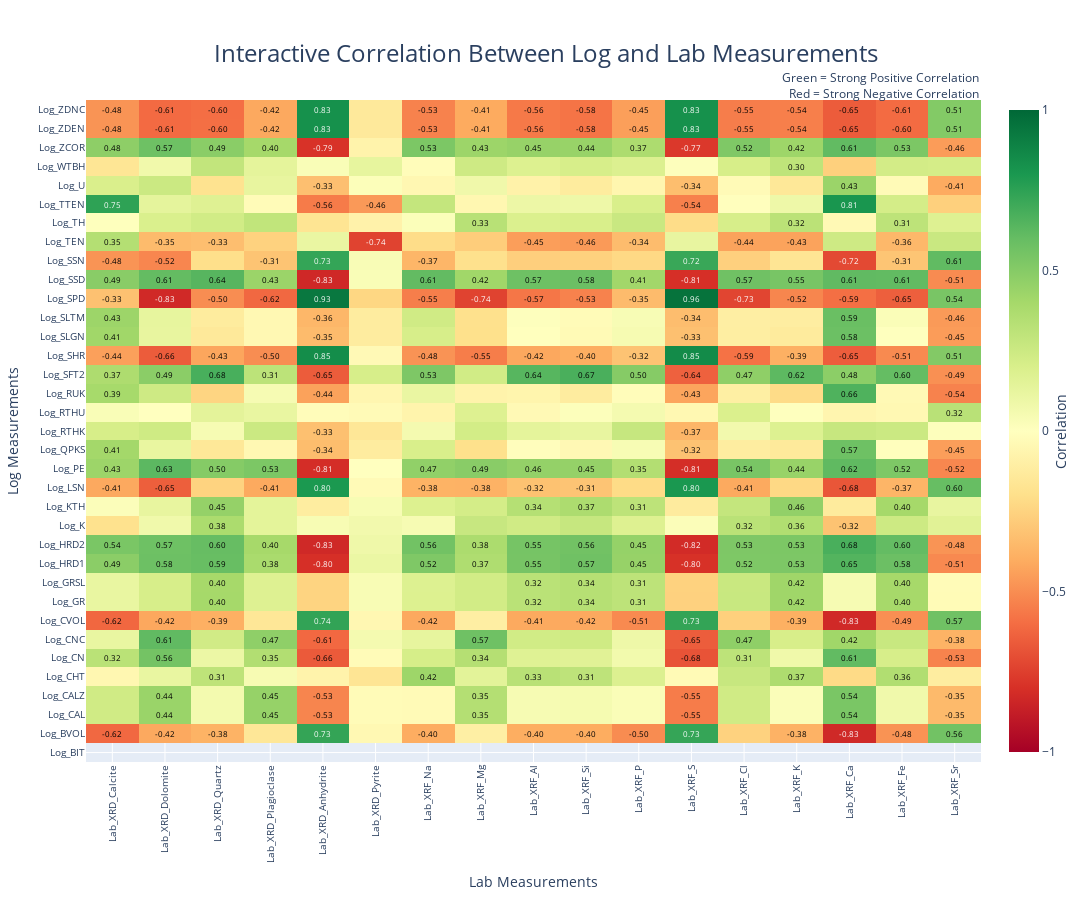

Source (notebook cell):
### Code cell
import plotly.express as px
import plotly.graph_objects as go
import pandas as pd
import numpy as np

# Filter for all lab measurement columns (excluding non-measurement columns)
lab_vars = [col for col in joined.columns if col.startswith('Lab_') and 
           col not in ['Lab_Depth', 'Lab_Sample_ID']]

# Filter for all log measurement columns (excluding non-measurement or auxiliary columns)
log_vars = [col for col in joined.columns if col.startswith('Log_') and 
           col not in ['Log_Depth', 'Log_FRAMENO']]

# Filter out columns where all values are 0
lab_vars = [col for col in lab_vars if not (joined[col] == 0).all()]
log_vars = [col for col in log_vars if not (joined[col] == 0).all()]

# Compute correlation matrix (log variables as rows, lab variables as columns)
corr_matrix = joined[lab_vars + log_vars].corr().loc[log_vars, lab_vars]

# Create color scale mapping - Green for high positive, Red for low/negative
colorscale = [
    [0.0, 'darkred'],
    [0.25, 'red'],
    [0.5, 'lightyellow'],
    [0.75, 'yellowgreen'],
    [1.0, 'darkgreen']
]

# Create the heatmap with FIXED colorbar configuration
fig = go.Figure(data=go.Heatmap(
    z=corr_matrix.values,
    x=corr_matrix.columns,
    y=corr_matrix.index,
    colorscale='RdYlGn',
    zmin=-1, zmax=1,
    hovertemplate='Log: %{y}<br>Lab: %{x}<br>Correlation: %{z:.2f}<extra></extra>',
    colorbar=dict(
        title=dict(
            text="Correlation",
            side="right"
        )
    )
))

# Update layout with improved styling
fig.update_layout(
    title={
        'text': 'Interactive Correlation Between Log and Lab Measurements',
        'font': {'size': 24},
        'y': 0.95,
        'x': 0.5,
        'xanchor': 'center',
        'yanchor': 'top'
    },
    width=1200,
    height=900,
    xaxis={
        'title': 'Lab Measurements',
        'tickangle': -90,
        'side': 'bottom',
        'tickfont': {'size': 10}
    },
    yaxis={
        'title': 'Log Measurements',
        'tickfont': {'size': 10}
    },
    annotations=[
        dict(
            text="Green = Strong Positive Correlation<br>Red = Strong Negative Correlation",
            showarrow=False,
            x=1.0, 
            y=1.05,
            xref="paper",
            yref="paper",
            align="right",
            font=dict(size=12)
        )
    ]
)

# Add annotations showing correlation values (like annot=True in sns.heatmap)
for i in range(len(corr_matrix.index)):
    for j in range(len(corr_matrix.columns)):
        value = corr_matrix.iloc[i, j]
        # Only add text if value is significant enough to reduce clutter
        if abs(value) >= 0.3:  # You can adjust this threshold
            fig.add_annotation(
                x=j,
                y=i,
                text=f"{value:.2f}",
                showarrow=False,
                font=dict(
                    color="black" if abs(value) < 0.7 else "white",
                    size=8
                )
            )

# Save as interactive HTML file
fig.write_html("interactive_correlation_heatmap.html")

# Show the figure
fig.show()

### Figure 1 — Plotly figure (JSON) as saved in the notebook; plotly's stock layout.template omitted (floating-point values rounded to 4 significant figures; data arrays with more than 128 entries replaced by an {"elided": "..."} marker saying what was removed)
{"data": [{"colorbar": {"title": {"side": "right", "text": "Correlation"}}, "colorscale": [[0, "rgb(165,0,38)"], [0.1, "rgb(215,48,39)"], [0.2, "rgb(244,109,67)"], [0.3, "rgb(253,174,97)"], [0.4, "rgb(254,224,139)"], [0.5, "rgb(255,255,191)"], [0.6, "rgb(217,239,139)"], [0.7, "rgb(166,217,106)"], [0.8, "rgb(102,189,99)"], [0.9, "rgb(26,152,80)"], [1, "rgb(0,104,55)"]], "hovertemplate": "Log: %{y}<br>Lab: %{x}<br>Correlation: %{z:.2f}<extra></extra>", "type": "heatmap", "x": ["Lab_XRD_Calcite", "Lab_XRD_Dolomite", "Lab_XRD_Quartz", "Lab_XRD_Plagioclase", "Lab_XRD_Anhydrite", "Lab_XRD_Pyrite", "Lab_XRF_Na", "Lab_XRF_Mg", "Lab_XRF_Al", "Lab_XRF_Si", "Lab_XRF_P", "Lab_XRF_S", "Lab_XRF_Cl", "Lab_XRF_K", "Lab_XRF_Ca", "Lab_XRF_Fe", "Lab_XRF_Sr"], "y": ["Log_BIT", "Log_BVOL", "Log_CAL", "Log_CALZ", "Log_CHT", "Log_CN", "Log_CNC", "Log_CVOL", "Log_GR", "Log_GRSL", "Log_HRD1", "Log_HRD2", "Log_K", "Log_KTH", "Log_LSN", "Log_PE", "Log_QPKS", "Log_RTHK", "Log_RTHU", "Log_RUK", "Log_SFT2", "Log_SHR", "Log_SLGN", "Log_SLTM", "Log_SPD", "Log_SSD", "Log_SSN", "Log_TEN", "Log_TH", "Log_TTEN", "Log_U", "Log_WTBH", "Log_ZCOR", "Log_ZDEN", "Log_ZDNC"], "z": {"elided": "35x17 float values"}, "zmax": 1, "zmin": -1}], "layout": {"annotations": [{"align": "right", "font": {"size": 12}, "showarrow": false, "text": "Green = Strong Positive Correlation<br>Red = Strong Negative Correlation", "x": 1, "xref": "paper", "y": 1.05, "yref": "paper"}, {"font": {"color": "black", "size": 8}, "showarrow": false, "text": "-0.62", "x": 0, "y": 1}, {"font": {"color": "black", "size": 8}, "showarrow": false, "text": "-0.42", "x": 1, "y": 1}, {"font": {"color": "black", "size": 8}, "showarrow": false, "text": "-0.38", "x": 2, "y": 1}, {"font": {"color": "white", "size": 8}, "showarrow": false, "text": "0.73", "x": 4, "y": 1}, {"font": {"color": "black", "size": 8}, "showarrow": false, "text": "-0.40", "x": 6, "y": 1}, {"font": {"color": "black", "size": 8}, "showarrow": false, "text": "-0.40", "x": 8, "y": 1}, {"font": {"color": "black", "size": 8}, "showarrow": false, "text": "-0.40", "x": 9, "y": 1}, {"font": {"color": "black", "size": 8}, "showarrow": false, "text": "-0.50", "x": 10, "y": 1}, {"font": {"color": "white", "size": 8}, "showarrow": false, "text": "0.73", "x": 11, "y": 1}, {"font": {"color": "black", "size": 8}, "showarrow": false, "text": "-0.38", "x": 13, "y": 1}, {"font": {"color": "white", "size": 8}, "showarrow": false, "text": "-0.83", "x": 14, "y": 1}, {"font": {"color": "black", "size": 8}, "showarrow": false, "text": "-0.48", "x": 15, "y": 1}, {"font": {"color": "black", "size": 8}, "showarrow": false, "text": "0.56", "x": 16, "y": 1}, {"font": {"color": "black", "size": 8}, "showarrow": false, "text": "0.44", "x": 1, "y": 2}, {"font": {"color": "black", "size": 8}, "showarrow": false, "text": "0.45", "x": 3, "y": 2}, {"font": {"color": "black", "size": 8}, "showarrow": false, "text": "-0.53", "x": 4, "y": 2}, {"font": {"color": "black", "size": 8}, "showarrow": false, "text": "0.35", "x": 7, "y": 2}, {"font": {"color": "black", "size": 8}, "showarrow": false, "text": "-0.55", "x": 11, "y": 2}, {"font": {"color": "black", "size": 8}, "showarrow": false, "text": "0.54", "x": 14, "y": 2}, {"font": {"color": "black", "size": 8}, "showarrow": false, "text": "-0.35", "x": 16, "y": 2}, {"font": {"color": "black", "size": 8}, "showarrow": false, "text": "0.44", "x": 1, "y": 3}, {"font": {"color": "black", "size": 8}, "showarrow": false, "text": "0.45", "x": 3, "y": 3}, {"font": {"color": "black", "size": 8}, "showarrow": false, "text": "-0.53", "x": 4, "y": 3}, {"font": {"color": "black", "size": 8}, "showarrow": false, "text": "0.35", "x": 7, "y": 3}, {"font": {"color": "black", "size": 8}, "showarrow": false, "text": "-0.55", "x": 11, "y": 3}, {"font": {"color": "black", "size": 8}, "showarrow": false, "text": "0.54", "x": 14, "y": 3}, {"font": {"color": "black", "size": 8}, "showarrow": false, "text": "-0.35", "x": 16, "y": 3}, {"font": {"color": "black", "size": 8}, "showarrow": false, "text": "0.31", "x": 2, "y": 4}, {"font": {"color": "black", "size": 8}, "showarrow": false, "text": "0.42", "x": 6, "y": 4}, {"font": {"color": "black", "size": 8}, "showarrow": false, "text": "0.33", "x": 8, "y": 4}, {"font": {"color": "black", "size": 8}, "showarrow": false, "text": "0.31", "x": 9, "y": 4}, {"font": {"color": "black", "size": 8}, "showarrow": false, "text": "0.37", "x": 13, "y": 4}, {"font": {"color": "black", "size": 8}, "showarrow": false, "text": "0.36", "x": 15, "y": 4}, {"font": {"color": "black", "size": 8}, "showarrow": false, "text": "0.32", "x": 0, "y": 5}, {"font": {"color": "black", "size": 8}, "showarrow": false, "text": "0.56", "x": 1, "y": 5}, {"font": {"color": "black", "size": 8}, "showarrow": false, "text": "0.35", "x": 3, "y": 5}, {"font": {"color": "black", "size": 8}, "showarrow": false, "text": "-0.66", "x": 4, "y": 5}, {"font": {"color": "black", "size": 8}, "showarrow": false, "text": "0.34", "x": 7, "y": 5}, {"font": {"color": "black", "size": 8}, "showarrow": false, "text": "-0.68", "x": 11, "y": 5}, {"font": {"color": "black", "size": 8}, "showarrow": false, "text": "0.31", "x": 12, "y": 5}, {"font": {"color": "black", "size": 8}, "showarrow": false, "text": "0.61", "x": 14, "y": 5}, {"font": {"color": "black", "size": 8}, "showarrow": false, "text": "-0.53", "x": 16, "y": 5}, {"font": {"color": "black", "size": 8}, "showarrow": false, "text": "0.61", "x": 1, "y": 6}, {"font": {"color": "black", "size": 8}, "showarrow": false, "text": "0.47", "x": 3, "y": 6}, {"font": {"color": "black", "size": 8}, "showarrow": false, "text": "-0.61", "x": 4, "y": 6}, {"font": {"color": "black", "size": 8}, "showarrow": false, "text": "0.57", "x": 7, "y": 6}, {"font": {"color": "black", "size": 8}, "showarrow": false, "text": "-0.65", "x": 11, "y": 6}, {"font": {"color": "black", "size": 8}, "showarrow": false, "text": "0.47", "x": 12, "y": 6}, {"font": {"color": "black", "size": 8}, "showarrow": false, "text": "0.42", "x": 14, "y": 6}, {"font": {"color": "black", "size": 8}, "showarrow": false, "text": "-0.38", "x": 16, "y": 6}, {"font": {"color": "black", "size": 8}, "showarrow": false, "text": "-0.62", "x": 0, "y": 7}, {"font": {"color": "black", "size": 8}, "showarrow": false, "text": "-0.42", "x": 1, "y": 7}, {"font": {"color": "black", "size": 8}, "showarrow": false, "text": "-0.39", "x": 2, "y": 7}, {"font": {"color": "white", "size": 8}, "showarrow": false, "text": "0.74", "x": 4, "y": 7}, {"font": {"color": "black", "size": 8}, "showarrow": false, "text": "-0.42", "x": 6, "y": 7}, {"font": {"color": "black", "size": 8}, "showarrow": false, "text": "-0.41", "x": 8, "y": 7}, {"font": {"color": "black", "size": 8}, "showarrow": false, "text": "-0.42", "x": 9, "y": 7}, {"font": {"color": "black", "size": 8}, "showarrow": false, "text": "-0.51", "x": 10, "y": 7}, {"font": {"color": "white", "size": 8}, "showarrow": false, "text": "0.73", "x": 11, "y": 7}, {"font": {"color": "black", "size": 8}, "showarrow": false, "text": "-0.39", "x": 13, "y": 7}, {"font": {"color": "white", "size": 8}, "showarrow": false, "text": "-0.83", "x": 14, "y": 7}, {"font": {"color": "black", "size": 8}, "showarrow": false, "text": "-0.49", "x": 15, "y": 7}, {"font": {"color": "black", "size": 8}, "showarrow": false, "text": "0.57", "x": 16, "y": 7}, {"font": {"color": "black", "size": 8}, "showarrow": false, "text": "0.40", "x": 2, "y": 8}, {"font": {"color": "black", "size": 8}, "showarrow": false, "text": "0.32", "x": 8, "y": 8}, {"font": {"color": "black", "size": 8}, "showarrow": false, "text": "0.34", "x": 9, "y": 8}, {"font": {"color": "black", "size": 8}, "showarrow": false, "text": "0.31", "x": 10, "y": 8}, {"font": {"color": "black", "size": 8}, "showarrow": false, "text": "0.42", "x": 13, "y": 8}, {"font": {"color": "black", "size": 8}, "showarrow": false, "text": "0.40", "x": 15, "y": 8}, {"font": {"color": "black", "size": 8}, "showarrow": false, "text": "0.40", "x": 2, "y": 9}, {"font": {"color": "black", "size": 8}, "showarrow": false, "text": "0.32", "x": 8, "y": 9}, {"font": {"color": "black", "size": 8}, "showarrow": false, "text": "0.34", "x": 9, "y": 9}, {"font": {"color": "black", "size": 8}, "showarrow": false, "text": "0.31", "x": 10, "y": 9}, {"font": {"color": "black", "size": 8}, "showarrow": false, "text": "0.42", "x": 13, "y": 9}, {"font": {"color": "black", "size": 8}, "showarrow": false, "text": "0.40", "x": 15, "y": 9}, {"font": {"color": "black", "size": 8}, "showarrow": false, "text": "0.49", "x": 0, "y": 10}, {"font": {"color": "black", "size": 8}, "showarrow": false, "text": "0.58", "x": 1, "y": 10}, {"font": {"color": "black", "size": 8}, "showarrow": false, "text": "0.59", "x": 2, "y": 10}, {"font": {"color": "black", "size": 8}, "showarrow": false, "text": "0.38", "x": 3, "y": 10}, {"font": {"color": "white", "size": 8}, "showarrow": false, "text": "-0.80", "x": 4, "y": 10}, {"font": {"color": "black", "size": 8}, "showarrow": false, "text": "0.52", "x": 6, "y": 10}, {"font": {"color": "black", "size": 8}, "showarrow": false, "text": "0.37", "x": 7, "y": 10}, {"font": {"color": "black", "size": 8}, "showarrow": false, "text": "0.55", "x": 8, "y": 10}, {"font": {"color": "black", "size": 8}, "showarrow": false, "text": "0.57", "x": 9, "y": 10}, {"font": {"color": "black", "size": 8}, "showarrow": false, "text": "0.45", "x": 10, "y": 10}, {"font": {"color": "white", "size": 8}, "showarrow": false, "text": "-0.80", "x": 11, "y": 10}, {"font": {"color": "black", "size": 8}, "showarrow": false, "text": "0.52", "x": 12, "y": 10}, {"font": {"color": "black", "size": 8}, "showarrow": false, "text": "0.53", "x": 13, "y": 10}, {"font": {"color": "black", "size": 8}, "showarrow": false, "text": "0.65", "x": 14, "y": 10}, {"font": {"color": "black", "size": 8}, "showarrow": false, "text": "0.58", "x": 15, "y": 10}, {"font": {"color": "black", "size": 8}, "showarrow": false, "text": "-0.51", "x": 16, "y": 10}, {"font": {"color": "black", "size": 8}, "showarrow": false, "text": "0.54", "x": 0, "y": 11}, {"font": {"color": "black", "size": 8}, "showarrow": false, "text": "0.57", "x": 1, "y": 11}, {"font": {"color": "black", "size": 8}, "showarrow": false, "text": "0.60", "x": 2, "y": 11}, {"font": {"color": "black", "size": 8}, "showarrow": false, "text": "0.40", "x": 3, "y": 11}, {"font": {"color": "white", "size": 8}, "showarrow": false, "text": "-0.83", "x": 4, "y": 11}, {"font": {"color": "black", "size": 8}, "showarrow": false, "text": "0.56", "x": 6, "y": 11}, {"font": {"color": "black", "size": 8}, "showarrow": false, "text": "0.38", "x": 7, "y": 11}, {"font": {"color": "black", "size": 8}, "showarrow": false, "text": "0.55", "x": 8, "y": 11}, {"font": {"color": "black", "size": 8}, "showarrow": false, "text": "0.56", "x": 9, "y": 11}, {"font": {"color": "black", "size": 8}, "showarrow": false, "text": "0.45", "x": 10, "y": 11}, {"font": {"color": "white", "size": 8}, "showarrow": false, "text": "-0.82", "x": 11, "y": 11}, {"font": {"color": "black", "size": 8}, "showarrow": false, "text": "0.53", "x": 12, "y": 11}, {"font": {"color": "black", "size": 8}, "showarrow": false, "text": "0.53", "x": 13, "y": 11}, {"font": {"color": "black", "size": 8}, "showarrow": false, "text": "0.68", "x": 14, "y": 11}, {"font": {"color": "black", "size": 8}, "showarrow": false, "text": "0.60", "x": 15, "y": 11}, {"font": {"color": "black", "size": 8}, "showarrow": false, "text": "-0.48", "x": 16, "y": 11}, {"font": {"color": "black", "size": 8}, "showarrow": false, "text": "0.38", "x": 2, "y": 12}, {"font": {"color": "black", "size": 8}, "showarrow": false, "text": "0.32", "x": 12, "y": 12}, {"font": {"color": "black", "size": 8}, "showarrow": false, "text": "0.36", "x": 13, "y": 12}, {"font": {"color": "black", "size": 8}, "showarrow": false, "text": "-0.32", "x": 14, "y": 12}, {"font": {"color": "black", "size": 8}, "showarrow": false, "text": "0.45", "x": 2, "y": 13}, {"font": {"color": "black", "size": 8}, "showarrow": false, "text": "0.34", "x": 8, "y": 13}, {"font": {"color": "black", "size": 8}, "showarrow": false, "text": "0.37", "x": 9, "y": 13}, {"font": {"color": "black", "size": 8}, "showarrow": false, "text": "0.31", "x": 10, "y": 13}, {"font": {"color": "black", "size": 8}, "showarrow": false, "text": "0.46", "x": 13, "y": 13}, {"font": {"color": "black", "size": 8}, "showarrow": false, "text": "0.40", "x": 15, "y": 13}, {"font": {"color": "black", "size": 8}, "showarrow": false, "text": "-0.41", "x": 0, "y": 14}, {"font": {"color": "black", "size": 8}, "showarrow": false, "text": "-0.65", "x": 1, "y": 14}, {"font": {"color": "black", "size": 8}, "showarrow": false, "text": "-0.41", "x": 3, "y": 14}, {"font": {"color": "white", "size": 8}, "showarrow": false, "text": "0.80", "x": 4, "y": 14}, {"font": {"color": "black", "size": 8}, "showarrow": false, "text": "-0.38", "x": 6, "y": 14}, {"font": {"color": "black", "size": 8}, "showarrow": false, "text": "-0.38", "x": 7, "y": 14}, {"font": {"color": "black", "size": 8}, "showarrow": false, "text": "-0.32", "x": 8, "y": 14}, {"font": {"color": "black", "size": 8}, "showarrow": false, "text": "-0.31", "x": 9, "y": 14}, {"font": {"color": "white", "size": 8}, "showarrow": false, "text": "0.80", "x": 11, "y": 14}, {"font": {"color": "black", "size": 8}, "showarrow": false, "text": "-0.41", "x": 12, "y": 14}, {"font": {"color": "black", "size": 8}, "showarrow": false, "text": "-0.68", "x": 14, "y": 14}, {"font": {"color": "black", "size": 8}, "showarrow": false, "text": "-0.37", "x": 15, "y": 14}, {"font": {"color": "black", "size": 8}, "showarrow": false, "text": "0.60", "x": 16, "y": 14}, {"font": {"color": "black", "size": 8}, "showarrow": false, "text": "0.43", "x": 0, "y": 15}, {"font": {"color": "black", "size": 8}, "showarrow": false, "text": "0.63", "x": 1, "y": 15}, {"font": {"color": "black", "size": 8}, "showarrow": false, "text": "0.50", "x": 2, "y": 15}, {"font": {"color": "black", "size": 8}, "showarrow": false, "text": "0.53", "x": 3, "y": 15}, {"font": {"color": "white", "size": 8}, "showarrow": false, "text": "-0.81", "x": 4, "y": 15}, {"font": {"color": "black", "size": 8}, "showarrow": false, "text": "0.47", "x": 6, "y": 15}, {"font": {"color": "black", "size": 8}, "showarrow": false, "text": "0.49", "x": 7, "y": 15}, {"font": {"color": "black", "size": 8}, "showarrow": false, "text": "0.46", "x": 8, "y": 15}, {"font": {"color": "black", "size": 8}, "showarrow": false, "text": "0.45", "x": 9, "y": 15}, {"font": {"color": "black", "size": 8}, "showarrow": false, "text": "0.35", "x": 10, "y": 15}, {"font": {"color": "white", "size": 8}, "showarrow": false, "text": "-0.81", "x": 11, "y": 15}, {"font": {"color": "black", "size": 8}, "showarrow": false, "text": "0.54", "x": 12, "y": 15}, {"font": {"color": "black", "size": 8}, "showarrow": false, "text": "0.44", "x": 13, "y": 15}, {"font": {"color": "black", "size": 8}, "showarrow": false, "text": "0.62", "x": 14, "y": 15}, {"font": {"color": "black", "size": 8}, "showarrow": false, "text": "0.52", "x": 15, "y": 15}, {"font": {"color": "black", "size": 8}, "showarrow": false, "text": "-0.52", "x": 16, "y": 15}, {"font": {"color": "black", "size": 8}, "showarrow": false, "text": "0.41", "x": 0, "y": 16}, {"font": {"color": "black", "size": 8}, "showarrow": false, "text": "-0.34", "x": 4, "y": 16}, {"font": {"color": "black", "size": 8}, "showarrow": false, "text": "-0.32", "x": 11, "y": 16}, {"font": {"color": "black", "size": 8}, "showarrow": false, "text": "0.57", "x": 14, "y": 16}, {"font": {"color": "black", "size": 8}, "showarrow": false, "text": "-0.45", "x": 16, "y": 16}, {"font": {"color": "black", "size": 8}, "showarrow": false, "text": "-0.33", "x": 4, "y": 17}, {"font": {"color": "black", "size": 8}, "showarrow": false, "text": "-0.37", "x": 11, "y": 17}, {"font": {"color": "black", "size": 8}, "showarrow": false, "text": "0.32", "x": 16, "y": 18}, {"font": {"color": "black", "size": 8}, "showarrow": false, "text": "0.39", "x": 0, "y": 19}, {"font": {"color": "black", "size": 8}, "showarrow": false, "text": "-0.44", "x": 4, "y": 19}, {"font": {"color": "black", "size": 8}, "showarrow": false, "text": "-0.43", "x": 11, "y": 19}, {"font": {"color": "black", "size": 8}, "showarrow": false, "text": "0.66", "x": 14, "y": 19}, {"font": {"color": "black", "size": 8}, "showarrow": false, "text": "-0.54", "x": 16, "y": 19}, {"font": {"color": "black", "size": 8}, "showarrow": false, "text": "0.37", "x": 0, "y": 20}, {"font": {"color": "black", "size": 8}, "showarrow": false, "text": "0.49", "x": 1, "y": 20}, {"font": {"color": "black", "size": 8}, "showarrow": false, "text": "0.68", "x": 2, "y": 20}, {"font": {"color": "black", "size": 8}, "showarrow": false, "text": "0.31", "x": 3, "y": 20}, {"font": {"color": "black", "size": 8}, "showarrow": false, "text": "-0.65", "x": 4, "y": 20}, {"font": {"color": "black", "size": 8}, "showarrow": false, "text": "0.53", "x": 6, "y": 20}, {"font": {"color": "black", "size": 8}, "showarrow": false, "text": "0.64", "x": 8, "y": 20}, {"font": {"color": "black", "size": 8}, "showarrow": false, "text": "0.67", "x": 9, "y": 20}, {"font": {"color": "black", "size": 8}, "showarrow": false, "text": "0.50", "x": 10, "y": 20}, {"font": {"color": "black", "size": 8}, "showarrow": false, "text": "-0.64", "x": 11, "y": 20}, {"font": {"color": "black", "size": 8}, "showarrow": false, "text": "0.47", "x": 12, "y": 20}, {"font": {"color": "black", "size": 8}, "showarrow": false, "text": "0.62", "x": 13, "y": 20}, {"font": {"color": "black", "size": 8}, "showarrow": false, "text": "0.48", "x": 14, "y": 20}, {"font": {"color": "black", "size": 8}, "showarrow": false, "text": "0.60", "x": 15, "y": 20}, {"font": {"color": "black", "size": 8}, "showarrow": false, "text": "-0.49", "x": 16, "y": 20}, {"font": {"color": "black", "size": 8}, "showarrow": false, "text": "-0.44", "x": 0, "y": 21}, {"font": {"color": "black", "size": 8}, "showarrow": false, "text": "-0.66", "x": 1, "y": 21}, {"font": {"color": "black", "size": 8}, "showarrow": false, "text": "-0.43", "x": 2, "y": 21}, {"font": {"color": "black", "size": 8}, "showarrow": false, "text": "-0.50", "x": 3, "y": 21}, {"font": {"color": "white", "size": 8}, "showarrow": false, "text": "0.85", "x": 4, "y": 21}, {"font": {"color": "black", "size": 8}, "showarrow": false, "text": "-0.48", "x": 6, "y": 21}, {"font": {"color": "black", "size": 8}, "showarrow": false, "text": "-0.55", "x": 7, "y": 21}, {"font": {"color": "black", "size": 8}, "showarrow": false, "text": "-0.42", "x": 8, "y": 21}, {"font": {"color": "black", "size": 8}, "showarrow": false, "text": "-0.40", "x": 9, "y": 21}, {"font": {"color": "black", "size": 8}, "showarrow": false, "text": "-0.32", "x": 10, "y": 21}, {"font": {"color": "white", "size": 8}, "showarrow": false, "text": "0.85", "x": 11, "y": 21}, {"font": {"color": "black", "size": 8}, "showarrow": false, "text": "-0.59", "x": 12, "y": 21}, {"font": {"color": "black", "size": 8}, "showarrow": false, "text": "-0.39", "x": 13, "y": 21}, {"font": {"color": "black", "size": 8}, "showarrow": false, "text": "-0.65", "x": 14, "y": 21}, {"font": {"color": "black", "size": 8}, "showarrow": false, "text": "-0.51", "x": 15, "y": 21}, {"font": {"color": "black", "size": 8}, "showarrow": false, "text": "0.51", "x": 16, "y": 21}, {"font": {"color": "black", "size": 8}, "showarrow": false, "text": "0.41", "x": 0, "y": 22}, {"font": {"color": "black", "size": 8}, "showarrow": false, "text": "-0.35", "x": 4, "y": 22}, {"font": {"color": "black", "size": 8}, "showarrow": false, "text": "-0.33", "x": 11, "y": 22}, {"font": {"color": "black", "size": 8}, "showarrow": false, "text": "0.58", "x": 14, "y": 22}, {"font": {"color": "black", "size": 8}, "showarrow": false, "text": "-0.45", "x": 16, "y": 22}, {"font": {"color": "black", "size": 8}, "showarrow": false, "text": "0.43", "x": 0, "y": 23}, {"font": {"color": "black", "size": 8}, "showarrow": false, "text": "-0.36", "x": 4, "y": 23}, {"font": {"color": "black", "size": 8}, "showarrow": false, "text": "-0.34", "x": 11, "y": 23}, {"font": {"color": "black", "size": 8}, "showarrow": false, "text": "0.59", "x": 14, "y": 23}, {"font": {"color": "black", "size": 8}, "showarrow": false, "text": "-0.46", "x": 16, "y": 23}, {"font": {"color": "black", "size": 8}, "showarrow": false, "text": "-0.33", "x": 0, "y": 24}, {"font": {"color": "white", "size": 8}, "showarrow": false, "text": "-0.83", "x": 1, "y": 24}, {"font": {"color": "black", "size": 8}, "showarrow": false, "text": "-0.50", "x": 2, "y": 24}, {"font": {"color": "black", "size": 8}, "showarrow": false, "text": "-0.62", "x": 3, "y": 24}, {"font": {"color": "white", "size": 8}, "showarrow": false, "text": "0.93", "x": 4, "y": 24}, {"font": {"color": "black", "size": 8}, "showarrow": false, "text": "-0.55", "x": 6, "y": 24}, {"font": {"color": "white", "size": 8}, "showarrow": false, "text": "-0.74", "x": 7, "y": 24}, {"font": {"color": "black", "size": 8}, "showarrow": false, "text": "-0.57", "x": 8, "y": 24}, {"font": {"color": "black", "size": 8}, "showarrow": false, "text": "-0.53", "x": 9, "y": 24}, {"font": {"color": "black", "size": 8}, "showarrow": false, "text": "-0.35", "x": 10, "y": 24}, {"font": {"color": "white", "size": 8}, "showarrow": false, "text": "0.96", "x": 11, "y": 24}, {"font": {"color": "white", "size": 8}, "showarrow": false, "text": "-0.73", "x": 12, "y": 24}, {"font": {"color": "black", "size": 8}, "showarrow": false, "text": "-0.52", "x": 13, "y": 24}, {"font": {"color": "black", "size": 8}, "showarrow": false, "text": "-0.59", "x": 14, "y": 24}, {"font": {"color": "black", "size": 8}, "showarrow": false, "text": "-0.65", "x": 15, "y": 24}, {"font": {"color": "black", "size": 8}, "showarrow": false, "text": "0.54", "x": 16, "y": 24}, {"font": {"color": "black", "size": 8}, "showarrow": false, "text": "0.49", "x": 0, "y": 25}, {"font": {"color": "black", "size": 8}, "showarrow": false, "text": "0.61", "x": 1, "y": 25}, {"font": {"color": "black", "size": 8}, "showarrow": false, "text": "0.64", "x": 2, "y": 25}, {"font": {"color": "black", "size": 8}, "showarrow": false, "text": "0.43", "x": 3, "y": 25}, {"font": {"color": "white", "size": 8}, "showarrow": false, "text": "-0.83", "x": 4, "y": 25}, {"font": {"color": "black", "size": 8}, "showarrow": false, "text": "0.61", "x": 6, "y": 25}, {"font": {"color": "black", "size": 8}, "showarrow": false, "text": "0.42", "x": 7, "y": 25}, {"font": {"color": "black", "size": 8}, "showarrow": false, "text": "0.57", "x": 8, "y": 25}, {"font": {"color": "black", "size": 8}, "showarrow": false, "text": "0.58", "x": 9, "y": 25}, {"font": {"color": "black", "size": 8}, "showarrow": false, "text": "0.41", "x": 10, "y": 25}, {"font": {"color": "white", "size": 8}, "showarrow": false, "text": "-0.81", "x": 11, "y": 25}, {"font": {"color": "black", "size": 8}, "showarrow": false, "text": "0.57", "x": 12, "y": 25}, {"font": {"color": "black", "size": 8}, "showarrow": false, "text": "0.55", "x": 13, "y": 25}, {"font": {"color": "black", "size": 8}, "showarrow": false, "text": "0.61", "x": 14, "y": 25}, {"font": {"color": "black", "size": 8}, "showarrow": false, "text": "0.61", "x": 15, "y": 25}, {"font": {"color": "black", "size": 8}, "showarrow": false, "text": "-0.51", "x": 16, "y": 25}, {"font": {"color": "black", "size": 8}, "showarrow": false, "text": "-0.48", "x": 0, "y": 26}, {"font": {"color": "black", "size": 8}, "showarrow": false, "text": "-0.52", "x": 1, "y": 26}, {"font": {"color": "black", "size": 8}, "showarrow": false, "text": "-0.31", "x": 3, "y": 26}, {"font": {"color": "white", "size": 8}, "showarrow": false, "text": "0.73", "x": 4, "y": 26}, {"font": {"color": "black", "size": 8}, "showarrow": false, "text": "-0.37", "x": 6, "y": 26}, {"font": {"color": "white", "size": 8}, "showarrow": false, "text": "0.72", "x": 11, "y": 26}, {"font": {"color": "white", "size": 8}, "showarrow": false, "text": "-0.72", "x": 14, "y": 26}, {"font": {"color": "black", "size": 8}, "showarrow": false, "text": "-0.31", "x": 15, "y": 26}, {"font": {"color": "black", "size": 8}, "showarrow": false, "text": "0.61", "x": 16, "y": 26}, {"font": {"color": "black", "size": 8}, "showarrow": false, "text": "0.35", "x": 0, "y": 27}, {"font": {"color": "black", "size": 8}, "showarrow": false, "text": "-0.35", "x": 1, "y": 27}, {"font": {"color": "black", "size": 8}, "showarrow": false, "text": "-0.33", "x": 2, "y": 27}, {"font": {"color": "white", "size": 8}, "showarrow": false, "text": "-0.74", "x": 5, "y": 27}, {"font": {"color": "black", "size": 8}, "showarrow": false, "text": "-0.45", "x": 8, "y": 27}, {"font": {"color": "black", "size": 8}, "showarrow": false, "text": "-0.46", "x": 9, "y": 27}, {"font": {"color": "black", "size": 8}, "showarrow": false, "text": "-0.34", "x": 10, "y": 27}, {"font": {"color": "black", "size": 8}, "showarrow": false, "text": "-0.44", "x": 12, "y": 27}, {"font": {"color": "black", "size": 8}, "showarrow": false, "text": "-0.43", "x": 13, "y": 27}, {"font": {"color": "black", "size": 8}, "showarrow": false, "text": "-0.36", "x": 15, "y": 27}, {"font": {"color": "black", "size": 8}, "showarrow": false, "text": "0.33", "x": 7, "y": 28}, {"font": {"color": "black", "size": 8}, "showarrow": false, "text": "0.32", "x": 13, "y": 28}, {"font": {"color": "black", "size": 8}, "showarrow": false, "text": "0.31", "x": 15, "y": 28}, {"font": {"color": "white", "size": 8}, "showarrow": false, "text": "0.75", "x": 0, "y": 29}, {"font": {"color": "black", "size": 8}, "showarrow": false, "text": "-0.56", "x": 4, "y": 29}, {"font": {"color": "black", "size": 8}, "showarrow": false, "text": "-0.46", "x": 5, "y": 29}, {"font": {"color": "black", "size": 8}, "showarrow": false, "text": "-0.54", "x": 11, "y": 29}, {"font": {"color": "white", "size": 8}, "showarrow": false, "text": "0.81", "x": 14, "y": 29}, {"font": {"color": "black", "size": 8}, "showarrow": false, "text": "-0.33", "x": 4, "y": 30}, {"font": {"color": "black", "size": 8}, "showarrow": false, "text": "-0.34", "x": 11, "y": 30}, {"font": {"color": "black", "size": 8}, "showarrow": false, "text": "0.43", "x": 14, "y": 30}, {"font": {"color": "black", "size": 8}, "showarrow": false, "text": "-0.41", "x": 16, "y": 30}, {"font": {"color": "black", "size": 8}, "showarrow": false, "text": "0.30", "x": 13, "y": 31}, {"font": {"color": "black", "size": 8}, "showarrow": false, "text": "0.48", "x": 0, "y": 32}, {"font": {"color": "black", "size": 8}, "showarrow": false, "text": "0.57", "x": 1, "y": 32}, {"font": {"color": "black", "size": 8}, "showarrow": false, "text": "0.49", "x": 2, "y": 32}, {"font": {"color": "black", "size": 8}, "showarrow": false, "text": "0.40", "x": 3, "y": 32}, {"font": {"color": "white", "size": 8}, "showarrow": false, "text": "-0.79", "x": 4, "y": 32}, {"font": {"color": "black", "size": 8}, "showarrow": false, "text": "0.53", "x": 6, "y": 32}, {"font": {"color": "black", "size": 8}, "showarrow": false, "text": "0.43", "x": 7, "y": 32}, {"font": {"color": "black", "size": 8}, "showarrow": false, "text": "0.45", "x": 8, "y": 32}, {"font": {"color": "black", "size": 8}, "showarrow": false, "text": "0.44", "x": 9, "y": 32}, {"font": {"color": "black", "size": 8}, "showarrow": false, "text": "0.37", "x": 10, "y": 32}, {"font": {"color": "white", "size": 8}, "showarrow": false, "text": "-0.77", "x": 11, "y": 32}, {"font": {"color": "black", "size": 8}, "showarrow": false, "text": "0.52", "x": 12, "y": 32}, {"font": {"color": "black", "size": 8}, "showarrow": false, "text": "0.42", "x": 13, "y": 32}, {"font": {"color": "black", "size": 8}, "showarrow": false, "text": "0.61", "x": 14, "y": 32}, {"font": {"color": "black", "size": 8}, "showarrow": false, "text": "0.53", "x": 15, "y": 32}, {"font": {"color": "black", "size": 8}, "showarrow": false, "text": "-0.46", "x": 16, "y": 32}, {"font": {"color": "black", "size": 8}, "showarrow": false, "text": "-0.48", "x": 0, "y": 33}, {"font": {"color": "black", "size": 8}, "showarrow": false, "text": "-0.61", "x": 1, "y": 33}, {"font": {"color": "black", "size": 8}, "showarrow": false, "text": "-0.60", "x": 2, "y": 33}, {"font": {"color": "black", "size": 8}, "showarrow": false, "text": "-0.42", "x": 3, "y": 33}, {"font": {"color": "white", "size": 8}, "showarrow": false, "text": "0.83", "x": 4, "y": 33}, {"font": {"color": "black", "size": 8}, "showarrow": false, "text": "-0.53", "x": 6, "y": 33}, {"font": {"color": "black", "size": 8}, "showarrow": false, "text": "-0.41", "x": 7, "y": 33}, {"font": {"color": "black", "size": 8}, "showarrow": false, "text": "-0.56", "x": 8, "y": 33}, {"font": {"color": "black", "size": 8}, "showarrow": false, "text": "-0.58", "x": 9, "y": 33}, {"font": {"color": "black", "size": 8}, "showarrow": false, "text": "-0.45", "x": 10, "y": 33}, {"font": {"color": "white", "size": 8}, "showarrow": false, "text": "0.83", "x": 11, "y": 33}, {"font": {"color": "black", "size": 8}, "showarrow": false, "text": "-0.55", "x": 12, "y": 33}, {"font": {"color": "black", "size": 8}, "showarrow": false, "text": "-0.54", "x": 13, "y": 33}, {"font": {"color": "black", "size": 8}, "showarrow": false, "text": "-0.65", "x": 14, "y": 33}, {"font": {"color": "black", "size": 8}, "showarrow": false, "text": "-0.60", "x": 15, "y": 33}, {"font": {"color": "black", "size": 8}, "showarrow": false, "text": "0.51", "x": 16, "y": 33}, {"font": {"color": "black", "size": 8}, "showarrow": false, "text": "-0.48", "x": 0, "y": 34}, {"font": {"color": "black", "size": 8}, "showarrow": false, "text": "-0.61", "x": 1, "y": 34}, {"font": {"color": "black", "size": 8}, "showarrow": false, "text": "-0.60", "x": 2, "y": 34}, {"font": {"color": "black", "size": 8}, "showarrow": false, "text": "-0.42", "x": 3, "y": 34}, {"font": {"color": "white", "size": 8}, "showarrow": false, "text": "0.83", "x": 4, "y": 34}, {"font": {"color": "black", "size": 8}, "showarrow": false, "text": "-0.53", "x": 6, "y": 34}, {"font": {"color": "black", "size": 8}, "showarrow": false, "text": "-0.41", "x": 7, "y": 34}, {"font": {"color": "black", "size": 8}, "showarrow": false, "text": "-0.56", "x": 8, "y": 34}, {"font": {"color": "black", "size": 8}, "showarrow": false, "text": "-0.58", "x": 9, "y": 34}, {"font": {"color": "black", "size": 8}, "showarrow": false, "text": "-0.45", "x": 10, "y": 34}, {"font": {"color": "white", "size": 8}, "showarrow": false, "text": "0.83", "x": 11, "y": 34}, {"font": {"color": "black", "size": 8}, "showarrow": false, "text": "-0.55", "x": 12, "y": 34}, {"font": {"color": "black", "size": 8}, "showarrow": false, "text": "-0.54", "x": 13, "y": 34}, {"font": {"color": "black", "size": 8}, "showarrow": false, "text": "-0.65", "x": 14, "y": 34}, {"font": {"color": "black", "size": 8}, "showarrow": false, "text": "-0.61", "x": 15, "y": 34}, {"font": {"color": "black", "size": 8}, "showarrow": false, "text": "0.51", "x": 16, "y": 34}], "height": 900, "title": {"font": {"size": 24}, "text": "Interactive Correlation Between Log and Lab Measurements", "x": 0.5, "xanchor": "center", "y": 0.95, "yanchor": "top"}, "width": 1200, "xaxis": {"side": "bottom", "tickangle": -90, "tickfont": {"size": 10}, "title": {"text": "Lab Measurements"}}, "yaxis": {"tickfont": {"size": 10}, "title": {"text": "Log Measurements"}}}}
